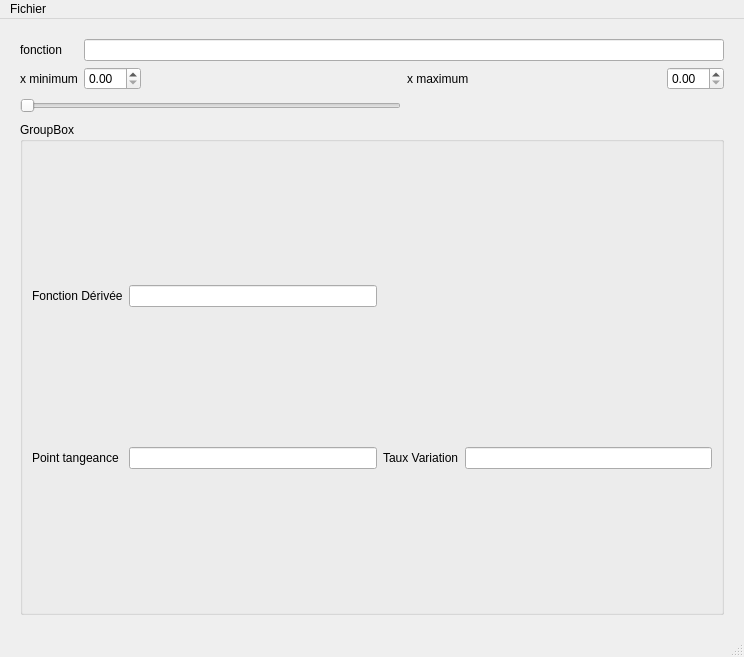
<?xml version="1.0" encoding="UTF-8"?>
<ui version="4.0">
 <class>MainWindow</class>
 <widget class="QMainWindow" name="MainWindow">
  <property name="geometry">
   <rect>
    <x>0</x>
    <y>0</y>
    <width>744</width>
    <height>657</height>
   </rect>
  </property>
  <property name="windowTitle">
   <string>MainWindow</string>
  </property>
  <widget class="QWidget" name="centralwidget">
   <layout class="QGridLayout" name="gridLayout_2">
    <property name="leftMargin">
     <number>20</number>
    </property>
    <property name="topMargin">
     <number>20</number>
    </property>
    <property name="rightMargin">
     <number>20</number>
    </property>
    <property name="bottomMargin">
     <number>20</number>
    </property>
    <item row="0" column="0">
     <layout class="QGridLayout" name="gridLayout">
      <item row="2" column="2">
       <spacer name="horizontalSpacer">
        <property name="orientation">
         <enum>Qt::Orientation::Horizontal</enum>
        </property>
        <property name="sizeHint" stdset="0">
         <size>
          <width>40</width>
          <height>20</height>
         </size>
        </property>
       </spacer>
      </item>
      <item row="3" column="0" colspan="5">
       <layout class="QVBoxLayout" name="matplotlibVLayout"/>
      </item>
      <item row="4" column="0" colspan="3">
       <widget class="QSlider" name="tangeanteHorizontalSlider">
        <property name="orientation">
         <enum>Qt::Orientation::Horizontal</enum>
        </property>
       </widget>
      </item>
      <item row="2" column="3">
       <widget class="QLabel" name="xMaximumLabel">
        <property name="text">
         <string>x maximum</string>
        </property>
       </widget>
      </item>
      <item row="4" column="3">
       <spacer name="horizontalSpacer_2">
        <property name="orientation">
         <enum>Qt::Orientation::Horizontal</enum>
        </property>
        <property name="sizeHint" stdset="0">
         <size>
          <width>40</width>
          <height>20</height>
         </size>
        </property>
       </spacer>
      </item>
      <item row="2" column="0">
       <widget class="QLabel" name="xMinimumLabel">
        <property name="text">
         <string>x minimum</string>
        </property>
       </widget>
      </item>
      <item row="2" column="1">
       <widget class="QDoubleSpinBox" name="xMinimumDoubleSpinBox"/>
      </item>
      <item row="1" column="1" colspan="4">
       <widget class="QLineEdit" name="fonctionLineEdit"/>
      </item>
      <item row="2" column="4">
       <widget class="QDoubleSpinBox" name="xMaximumDoubleSpinBox"/>
      </item>
      <item row="1" column="0">
       <widget class="QLabel" name="fonctionLabel">
        <property name="text">
         <string>fonction</string>
        </property>
       </widget>
      </item>
      <item row="5" column="0" colspan="5">
       <widget class="QGroupBox" name="groupBox">
        <property name="title">
         <string>GroupBox</string>
        </property>
        <layout class="QGridLayout" name="gridLayout_3">
         <item row="1" column="2">
          <widget class="QLabel" name="tauxVariationLabel">
           <property name="text">
            <string>Taux Variation</string>
           </property>
          </widget>
         </item>
         <item row="1" column="1">
          <widget class="QLineEdit" name="pointTangeancelineEdit"/>
         </item>
         <item row="0" column="0">
          <widget class="QLabel" name="fonctionDeriveeLabel">
           <property name="text">
            <string>Fonction Dérivée</string>
           </property>
          </widget>
         </item>
         <item row="1" column="3">
          <widget class="QLineEdit" name="tauxVariationLineEdit"/>
         </item>
         <item row="0" column="1">
          <widget class="QLineEdit" name="fonctionDeriveeLineEdit"/>
         </item>
         <item row="1" column="0">
          <widget class="QLabel" name="pointTangeanceLabel_3">
           <property name="text">
            <string>Point tangeance</string>
           </property>
          </widget>
         </item>
        </layout>
       </widget>
      </item>
     </layout>
    </item>
   </layout>
  </widget>
  <widget class="QMenuBar" name="menubar">
   <property name="geometry">
    <rect>
     <x>0</x>
     <y>0</y>
     <width>744</width>
     <height>33</height>
    </rect>
   </property>
   <widget class="QMenu" name="menuFichier">
    <property name="title">
     <string>Fichier</string>
    </property>
   </widget>
   <addaction name="menuFichier"/>
  </widget>
  <widget class="QStatusBar" name="statusbar"/>
 </widget>
 <resources/>
 <connections/>
</ui>
